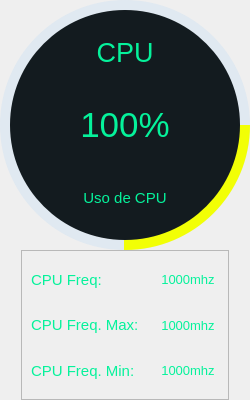
               <widget class="QFrame" name="Frame_Cpu">
                <property name="minimumSize">
                 <size>
                  <width>250</width>
                  <height>400</height>
                 </size>
                </property>
                <property name="maximumSize">
                 <size>
                  <width>200</width>
                  <height>350</height>
                 </size>
                </property>
                <property name="styleSheet">
                 <string notr="true">QFrame {
	background:  none;	
	

    }
</string>
                </property>
                <property name="frameShape">
                 <enum>QFrame::NoFrame</enum>
                </property>
                <property name="frameShadow">
                 <enum>QFrame::Raised</enum>
                </property>
                <layout class="QVBoxLayout" name="verticalLayout_3">
                 <property name="spacing">
                  <number>0</number>
                 </property>
                 <property name="leftMargin">
                  <number>0</number>
                 </property>
                 <property name="topMargin">
                  <number>0</number>
                 </property>
                 <property name="rightMargin">
                  <number>0</number>
                 </property>
                 <property name="bottomMargin">
                  <number>0</number>
                 </property>
                 <item>
                  <widget class="QFrame" name="progres_fund_cpu">
                   <property name="minimumSize">
                    <size>
                     <width>250</width>
                     <height>250</height>
                    </size>
                   </property>
                   <property name="styleSheet">
                    <string notr="true">QFrame{
	border: none;
	border-radius: 125px;
	background-color: rgba(85, 170, 255, 0.10);
}</string>
                   </property>
                   <property name="frameShape">
                    <enum>QFrame::StyledPanel</enum>
                   </property>
                   <property name="frameShadow">
                    <enum>QFrame::Raised</enum>
                   </property>
                   <widget class="QFrame" name="Porcent_circle_cpu">
                    <property name="geometry">
                     <rect>
                      <x>0</x>
                      <y>0</y>
                      <width>250</width>
                      <height>250</height>
                     </rect>
                    </property>
                    <property name="minimumSize">
                     <size>
                      <width>250</width>
                      <height>250</height>
                     </size>
                    </property>
                    <property name="maximumSize">
                     <size>
                      <width>250</width>
                      <height>250</height>
                     </size>
                    </property>
                    <property name="styleSheet">
                     <string notr="true">QFrame{
	border: none;
	border-radius: 125px;
	background-color: qconicalgradient(cx:0.5, cy:0.5, angle:0, stop:0.749 rgba(170, 0, 255, 0), stop:0.75 rgba(242, 255, 5, 255));
}</string>
                    </property>
                    <property name="frameShape">
                     <enum>QFrame::StyledPanel</enum>
                    </property>
                    <property name="frameShadow">
                     <enum>QFrame::Raised</enum>
                    </property>
                    <widget class="QFrame" name="cicler">
                     <property name="geometry">
                      <rect>
                       <x>10</x>
                       <y>10</y>
                       <width>230</width>
                       <height>230</height>
                      </rect>
                     </property>
                     <property name="minimumSize">
                      <size>
                       <width>230</width>
                       <height>230</height>
                      </size>
                     </property>
                     <property name="maximumSize">
                      <size>
                       <width>230</width>
                       <height>230</height>
                      </size>
                     </property>
                     <property name="styleSheet">
                      <string notr="true">QFrame{
	border: none;
	border-radius: 115px;
	background-color: #131B1F;
}
QFrame:hover{
	background:  #38393B;
}</string>
                     </property>
                     <property name="frameShape">
                      <enum>QFrame::StyledPanel</enum>
                     </property>
                     <property name="frameShadow">
                      <enum>QFrame::Raised</enum>
                     </property>
                     <layout class="QVBoxLayout" name="verticalLayout_6">
                      <item>
                       <widget class="QLabel" name="label">
                        <property name="font">
                         <font>
                          <family>Tahoma</family>
                          <pointsize>20</pointsize>
                         </font>
                        </property>
                        <property name="styleSheet">
                         <string notr="true">border: none;
color: #05F29B;
background-color: none;</string>
                        </property>
                        <property name="text">
                         <string>CPU</string>
                        </property>
                        <property name="alignment">
                         <set>Qt::AlignCenter</set>
                        </property>
                       </widget>
                      </item>
                      <item>
                       <widget class="QLabel" name="Vcpu_usage">
                        <property name="font">
                         <font>
                          <family>Tahoma</family>
                          <pointsize>26</pointsize>
                         </font>
                        </property>
                        <property name="styleSheet">
                         <string notr="true">border: none;
color: #05F29B;
background-color: none;</string>
                        </property>
                        <property name="text">
                         <string>100%</string>
                        </property>
                        <property name="alignment">
                         <set>Qt::AlignCenter</set>
                        </property>
                       </widget>
                      </item>
                      <item>
                       <widget class="QLabel" name="label_3">
                        <property name="font">
                         <font>
                          <family>Tahoma</family>
                          <pointsize>11</pointsize>
                         </font>
                        </property>
                        <property name="styleSheet">
                         <string notr="true">border: none;
color: #05F29B;
background-color: none;</string>
                        </property>
                        <property name="text">
                         <string>Uso de CPU</string>
                        </property>
                        <property name="alignment">
                         <set>Qt::AlignCenter</set>
                        </property>
                       </widget>
                      </item>
                     </layout>
                    </widget>
                   </widget>
                  </widget>
                 </item>
                 <item alignment="Qt::AlignHCenter">
                  <widget class="QFrame" name="FDados">
                   <property name="enabled">
                    <bool>true</bool>
                   </property>
                   <property name="minimumSize">
                    <size>
                     <width>200</width>
                     <height>100</height>
                    </size>
                   </property>
                   <property name="maximumSize">
                    <size>
                     <width>300</width>
                     <height>170</height>
                    </size>
                   </property>
                   <property name="styleSheet">
                    <string notr="true">QFrame{
	background: none;
}</string>
                   </property>
                   <property name="frameShape">
                    <enum>QFrame::StyledPanel</enum>
                   </property>
                   <property name="frameShadow">
                    <enum>QFrame::Raised</enum>
                   </property>
                   <layout class="QHBoxLayout" name="horizontalLayout_3">
                    <property name="spacing">
                     <number>0</number>
                    </property>
                    <property name="leftMargin">
                     <number>0</number>
                    </property>
                    <property name="topMargin">
                     <number>0</number>
                    </property>
                    <property name="rightMargin">
                     <number>0</number>
                    </property>
                    <property name="bottomMargin">
                     <number>0</number>
                    </property>
                    <item>
                     <widget class="QFrame" name="FDesquedo">
                      <property name="minimumSize">
                       <size>
                        <width>90</width>
                        <height>0</height>
                       </size>
                      </property>
                      <property name="styleSheet">
                       <string notr="true">background: none;
border: none;</string>
                      </property>
                      <property name="frameShape">
                       <enum>QFrame::StyledPanel</enum>
                      </property>
                      <property name="frameShadow">
                       <enum>QFrame::Raised</enum>
                      </property>
                      <layout class="QVBoxLayout" name="verticalLayout_4">
                       <item>
                        <widget class="QLabel" name="label_4">
                         <property name="font">
                          <font>
                           <family>Tahoma</family>
                           <pointsize>11</pointsize>
                          </font>
                         </property>
                         <property name="styleSheet">
                          <string notr="true">border: none;
color: #05F29B;
background: none;</string>
                         </property>
                         <property name="text">
                          <string>CPU Freq:</string>
                         </property>
                         <property name="alignment">
                          <set>Qt::AlignLeading|Qt::AlignLeft|Qt::AlignVCenter</set>
                         </property>
                        </widget>
                       </item>
                       <item>
                        <widget class="QLabel" name="label_5">
                         <property name="minimumSize">
                          <size>
                           <width>100</width>
                           <height>0</height>
                          </size>
                         </property>
                         <property name="font">
                          <font>
                           <family>Tahoma</family>
                           <pointsize>11</pointsize>
                          </font>
                         </property>
                         <property name="styleSheet">
                          <string notr="true">border: none;
color: #05F29B;
background: none;</string>
                         </property>
                         <property name="text">
                          <string>CPU Freq. Max:</string>
                         </property>
                         <property name="alignment">
                          <set>Qt::AlignLeading|Qt::AlignLeft|Qt::AlignVCenter</set>
                         </property>
                        </widget>
                       </item>
                       <item>
                        <widget class="QLabel" name="label_6">
                         <property name="font">
                          <font>
                           <family>Tahoma</family>
                           <pointsize>11</pointsize>
                          </font>
                         </property>
                         <property name="styleSheet">
                          <string notr="true">border: none;
color: #05F29B;
background: none;</string>
                         </property>
                         <property name="text">
                          <string>CPU Freq. Min:</string>
                         </property>
                        </widget>
                       </item>
                      </layout>
                     </widget>
                    </item>
                    <item>
                     <widget class="QFrame" name="FDdireito">
                      <property name="minimumSize">
                       <size>
                        <width>80</width>
                        <height>50</height>
                       </size>
                      </property>
                      <property name="maximumSize">
                       <size>
                        <width>800</width>
                        <height>800</height>
                       </size>
                      </property>
                      <property name="styleSheet">
                       <string notr="true">background: none;
border: none;</string>
                      </property>
                      <property name="frameShape">
                       <enum>QFrame::StyledPanel</enum>
                      </property>
                      <property name="frameShadow">
                       <enum>QFrame::Raised</enum>
                      </property>
                      <layout class="QVBoxLayout" name="verticalLayout_5">
                       <item>
                        <widget class="QLabel" name="Vcpu_freq">
                         <property name="font">
                          <font>
                           <family>Tahoma</family>
                           <pointsize>10</pointsize>
                          </font>
                         </property>
                         <property name="styleSheet">
                          <string notr="true">border: none;
color: #05F29B;
background: none;</string>
                         </property>
                         <property name="text">
                          <string>1000mhz</string>
                         </property>
                         <property name="alignment">
                          <set>Qt::AlignCenter</set>
                         </property>
                        </widget>
                       </item>
                       <item>
                        <widget class="QLabel" name="Vcpu_freqMax">
                         <property name="font">
                          <font>
                           <family>Tahoma</family>
                           <pointsize>10</pointsize>
                          </font>
                         </property>
                         <property name="styleSheet">
                          <string notr="true">border: none;
color: #05F29B;
background: none;</string>
                         </property>
                         <property name="text">
                          <string>1000mhz</string>
                         </property>
                         <property name="alignment">
                          <set>Qt::AlignCenter</set>
                         </property>
                        </widget>
                       </item>
                       <item>
                        <widget class="QLabel" name="Vcpu_freqMin">
                         <property name="font">
                          <font>
                           <family>Tahoma</family>
                           <pointsize>10</pointsize>
                          </font>
                         </property>
                         <property name="styleSheet">
                          <string notr="true">border: none;
color: #05F29B;
background: none;</string>
                         </property>
                         <property name="text">
                          <string>1000mhz</string>
                         </property>
                         <property name="alignment">
                          <set>Qt::AlignCenter</set>
                         </property>
                        </widget>
                       </item>
                      </layout>
                     </widget>
                    </item>
                   </layout>
                  </widget>
                 </item>
                </layout>
               </widget>
